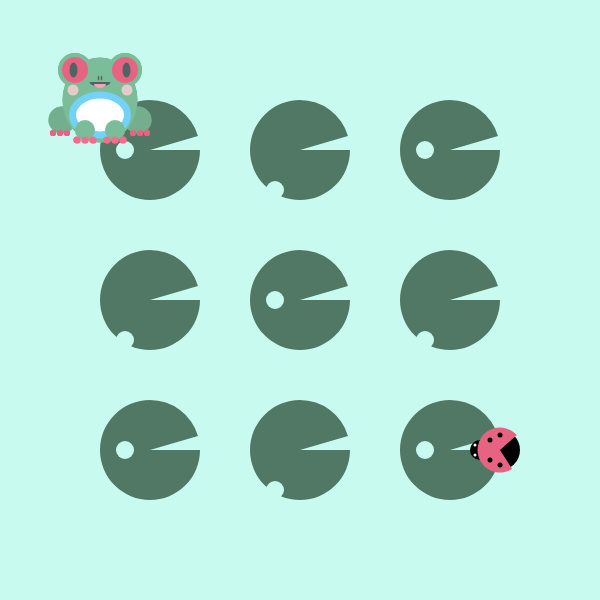
Frame 1 (no input)
Frame 60 (no input): identical to frame 1, image omitted
Frame 120 (the mouse pressed at the canvas centre since frame 60): identical to frame 1, image omitted

The p5.js sketch that drew this single still picture (run headless with seeded random() and noise() and a simulated clock; from frame 60 on, the mouse is pressed at the canvas centre):

// p5.js sketch
// ── sketch.js
// JavaScript Document
// Letter keycodes
var w = 87; 
var s = 83;
var a = 65;
var d = 68;

// ladybug shapes starting coordinates
var lbcax = 480
var lbcay = 450
var lbcbx = 500
var lbcby = 450
var lbarcx = 500
var lbarcy = 450
var lbccx = 490
var lbccy = 460
var lbcdx = 500
var lbcdy = 435
var lbcex = 500
var lbcey = 465
var lbcfx = 490
var lbcfy = 440
var lbcgx = 475
var lbcgy = 445
var lbchx = 475
var lbchy = 455

function setup()
{
    createCanvas(600, 600);
}

function draw()
{
    background(200,250,240);
	
	lilyPads();
	
	frogObstacle();
	
	froggie();
	
	ladyBug(lbcax, lbcay, lbcbx, lbcby, lbarcx, lbarcy, lbccx, lbccy, lbcdx, lbcdy, lbcex, lbcey, lbcfx, lbcfy, lbcgx, lbcgy, lbchx, lbchy);
	
}

// ------------------------------------------------------ PLAYING FIELD
function lilyPads()
	{
// --------------------------------------------- Lilypads
	stroke(0);
	strokeWeight(0);
	// Left Top
	fill(80,120,100);
	arc(150,150,100,100,0,PI + PI/1.1,PIE); 
	fill(200,250,240);
	circle(125,190-40,18);
	// Left Middle
	fill(80,120,100);
	arc(150,300,100,100,0,PI + PI/1.1,PIE);
	fill(200,250,240);
	circle(125,340,18);
	// Left Bottom
	fill(80,120,100);
	arc(150,450,100,100,0,PI + PI/1.1,PIE);
	fill(200,250,240);
	circle(125,490-40,18);
	// Middle Top
	fill(80,120,100);
	arc(300,150,100,100,0,PI + PI/1.1,PIE);
	fill(200,250,240);
	circle(275,190,18);
	// Center	
	fill(80,120,100);
	arc(300,300,100,100,0,PI + PI/1.1,PIE);
	fill(200,250,240);
	circle(275,340-40,18);
	// Middle Bottom	
	fill(80,120,100);
	arc(300,450,100,100,0,PI + PI/1.1,PIE);
	fill(200,250,240);
	circle(275,490,18);
	// Right Top	
	fill(80,120,100);
	arc(450,150,100,100,0,PI + PI/1.1,PIE);
	fill(200,250,240);
	circle(425,190-40,18);
	// Right Middle	
	fill(80,120,100);
	arc(450,300,100,100,0,PI + PI/1.1,PIE);
	fill(200,250,240);
	circle(425,340,18);
	// Right Bottom	
	fill(80,120,100);
	arc(450,450,100,100,0,PI + PI/1.1,PIE);
	fill(200,250,240);
	circle(425,490-40,18);
		
	}
			
// ------------------------------------------------------ ENEMY

function ladyBug(lbcax, lbcay, lbcbx, lbcby, lbarcx, lbarcy, lbccx, lbccy, lbcdx, lbcdy, lbcex, lbcey, lbcfx, lbcfy, lbcgx, lbcgy, lbchx, lbchy)
	{
	fill(0);
	circle(lbcax,lbcay,20);
	circle(lbcbx,lbcby,40);
	fill(230,100,130);
	arc(lbarcx,lbarcy,45,45,1,PI + PI/1.3,PIE); 
	fill(0);
	circle(lbccx,lbccy,5);
	circle(lbcdx,lbcdy,5);
	circle(lbcex,lbcey,5);
	circle(lbcfx,lbcfy,5);
	fill(255);
	circle(lbcgx,lbcgy,3);
	circle(lbchx,lbchy,3);
	
	lbcax = lbcax -= 1;
	lbcbx = lbcbx -= 1;
	lbarcx = lbarcx -= 1;
	lbccx = lbccx -= 1;
	lbcdx = lbcdx -= 1;
	lbcex = lbcex -= 1;
	lbcfx = lbcfx -= 1;
	lbcgx = lbcgx -= 1;
	lbchx = lbchx -= 1;
		
	for (var i = 0; i < 1; i++)
		{
			if (lbcax <= 1);
				{
					lbcax = lbcax += 600;
					lbcbx = lbcbx += 600;
					lbarcx = lbarcx += 600;
					lbccx = lbccx += 600;
					lbcdx = lbcdx += 600;
					lbcex = lbcex += 600;
					lbcfx = lbcfx += 600;
					lbcgx = lbcgx += 600;
					lbchx = lbchx += 600;
				}
		}
	}

// ------------------------------------------------------ ON CLICK OBSTACLE

function frogObstacle()
	{
// ------------------------------------------------------ Obstacle
	
// --------------------------------------------- Feet
	// ------------------ Left
	stroke(0);
	strokeWeight(0);
	fill(115,175,140);
	circle(62,120,27);
	// ------------------ Right
	circle(138,120,27);
	
// --------------------------------------------- Toes
// ------------------------------- L foot	
	// ------------------ Left
	fill(230,100,130);
	circle(53,133,6.2);
	// ------------------ Middle
	circle(60,133,6.2);
	// ------------------ Right
	circle(67,133,6.2);
	
	// ------------------ Toes 
	fill(230,100,130);
	circle(133,133,6.2);
	// ------------------ Middle 
	circle(140,133,6.2);
	// ------------------ Right
	circle(147,133,6.2);

// ---------------------------------------------Body
	fill(123,189,153);
	ellipse(100,100,75,85);
	
// ---------------------------------------------Chest
	stroke(115,210,250);
	strokeWeight(7);
	fill(255,255,255);
	ellipse(100,115,55,40);
	
// ---------------------------------------------Eyes
	// ------------------ Left
	stroke(123,189,153);
	strokeWeight(4);
	fill(230,100,130);
	circle(75,70,30);
	// Eye Right
	circle(125,70,30);
	// Pupil Left
	stroke(0);
	strokeWeight(0);
	fill(80,100,100);
	ellipse(73.5,70,8,15);
	// Pupil Right
	ellipse(126.5,70,8,15);
		
//---------------------------------------------- Nose
	// ------------------ Left
	ellipse(98.5,78,1.5,5);
	// ------------------ Right
	ellipse(101.5,78,1.5,5);
	
// --------------------------------------------- Mouth
	moveTo(100,80);
	arc(100,82,21,9,0,PI,CHORD); 
		
// --------------------------------------------- Cheeks
	// ------------------ Left
	fill(230,203,203);
	circle(73,90,11);
	// ------------------ Right
	circle(127,90,11);
// --------------------------------------------- Tongue
	fill(244,165,177);
	moveTo(100,80);
	arc(100,84,12,8,0,PI,CHORD); 
// --------------------------------------------- Hands
// ------------------------------- R hand
	stroke(0);
	strokeWeight(0);
	fill(123,189,153);
	circle(85,130,20);
// ------------------------------- L hand
	circle(115,130,20);
	
// ---------------------------------------------Fingers	
// ------------------------------- R hand
	// ------------------ Left
	fill(246,108,140);
	circle(107,140,7.2);
	// ------------------ Middle
	circle(115,140,7.2);
	// ------------------ Right
	circle(123,140,7.2);
	
// ------------------------------- L hand
	// ------------------ Left
	stroke(0);
	strokeWeight(0);
	fill(246,108,140);
	circle(77,140,7.2);
	// ------------------ Middle
	circle(85,140,7.2);
	// ------------------ Right
	circle(93,140,7.2);	
	
	
	
	
	
	
	
   
 /*  // Hand Left
	stroke(0);
	strokeWeight(0);
	fill(230,100,130);
	circle(83,130,20);
	
	// Hand Right
	stroke(0);
	strokeWeight(0);
	fill(230,100,130);
	circle(117,130,20); */

	
	
	
	
	
	
	
	
	
	
	
	
	
	
	
	
	
	
	
	
	
	
	
	
	
	
	
	
	
	
    /* Flower Character
	fill(248, 131, 121);
	circle(32,50,18);
	circle(68,50,18);
	circle(59,34,18);
	circle(41,34,18);
	circle(59,66,18);
	circle(41,66,18);
	fill(250, 200, 142);
	circle(50,50,30);
	fill(255, 245, 250);
	circle(50,50,18);
   
    // body
	strokeWeight(0);
    fill(137, 139, 171);
    triangle(30, 80, 40, 95, 50, 80)
   
	// Enemy
    stroke(10, 24, 120);
	strokeWeight(20);
    point(300,270);
   
	//Exit
    strokeWeight(0);
    textSize(20);
    text("Exit",555,590);
	
    //Signature
    strokeWeight(0);
    textSize(30);
    text("Blossom job!",220,300);
	
	ellipse(100,87,30,7);

 */ }

// ------------------------------------------------------ PLAYER

function froggie()
	{
// ------------------------------------------------------ CHARACTER

// ---------------------------------------------Feet
	// ------------------ Left
	stroke(0);
	strokeWeight(0);
	fill(115,175,140);
	circle(62,120,27);
	// ------------------ Right
	circle(138,120,27);
	
// --------------------------------------------- Toes
// ------------------------------- L foot	
	// ------------------ Left
	fill(230,100,130);
	circle(53,133,6.2);
	// ------------------ Middle
	circle(60,133,6.2);
	// ------------------ Right
	circle(67,133,6.2);
	
	// ------------------ Toes 
	fill(230,100,130);
	circle(133,133,6.2);
	// ------------------ Middle 
	circle(140,133,6.2);
	// ------------------ Right
	circle(147,133,6.2);

// ---------------------------------------------Body
	fill(123,189,153);
	ellipse(100,100,75,85);
	
// ---------------------------------------------Chest
	stroke(115,210,250);
	strokeWeight(7);
	fill(255,255,255);
	ellipse(100,115,55,40);
	
// ---------------------------------------------Eyes
	// ------------------ Left
	stroke(123,189,153);
	strokeWeight(4);
	fill(230,100,130);
	circle(75,70,30);
	// Eye Right
	circle(125,70,30);
	// Pupil Left
	stroke(0);
	strokeWeight(0);
	fill(80,100,100);
	ellipse(73.5,70,8,15);
	// Pupil Right
	ellipse(126.5,70,8,15);
		
//---------------------------------------------- Nose
	// ------------------ Left
	ellipse(98.5,78,1.5,5);
	// ------------------ Right
	ellipse(101.5,78,1.5,5);
	
// --------------------------------------------- Mouth
	moveTo(100,80);
	arc(100,82,21,9,0,PI,CHORD); 
		
// --------------------------------------------- Cheeks
	// ------------------ Left
	fill(230,203,203);
	circle(73,90,11);
	// ------------------ Right
	circle(127,90,11);
// --------------------------------------------- Tongue
	fill(244,165,177);
	moveTo(100,80);
	arc(100,84,12,8,0,PI,CHORD); 
// --------------------------------------------- Hands
// ------------------------------- R hand
	stroke(0);
	strokeWeight(0);
	fill(123,189,153);
	circle(85,130,20);
// ------------------------------- L hand
	circle(115,130,20);
	
// ---------------------------------------------Fingers	
// ------------------------------- R hand
	// ------------------ Left
	fill(246,108,140);
	circle(107,140,7.2);
	// ------------------ Middle
	circle(115,140,7.2);
	// ------------------ Right
	circle(123,140,7.2);
	
// ------------------------------- L hand
	// ------------------ Left
	stroke(0);
	strokeWeight(0);
	fill(246,108,140);
	circle(77,140,7.2);
	// ------------------ Middle
	circle(85,140,7.2);
	// ------------------ Right
	circle(93,140,7.2);	
	
	
	
	
	
	
	
   
 /*  // Hand Left
	stroke(0);
	strokeWeight(0);
	fill(230,100,130);
	circle(83,130,20);
	
	// Hand Right
	stroke(0);
	strokeWeight(0);
	fill(230,100,130);
	circle(117,130,20); */

	
	
	
	
	
	
	
	
	
	
	
	
	
	
	
	
	
	
	
	
	
	
	
	
	
	
	
	
	
	
    /* Flower Character
	fill(248, 131, 121);
	circle(32,50,18);
	circle(68,50,18);
	circle(59,34,18);
	circle(41,34,18);
	circle(59,66,18);
	circle(41,66,18);
	fill(250, 200, 142);
	circle(50,50,30);
	fill(255, 245, 250);
	circle(50,50,18);
   
    // body
	strokeWeight(0);
    fill(137, 139, 171);
    triangle(30, 80, 40, 95, 50, 80)
   
	// Enemy
    stroke(10, 24, 120);
	strokeWeight(20);
    point(300,270);
   
	//Exit
    strokeWeight(0);
    textSize(20);
    text("Exit",555,590);
	
    //Signature
    strokeWeight(0);
    textSize(30);
    text("Blossom job!",220,300);
	
	ellipse(100,87,30,7);

 */ }
